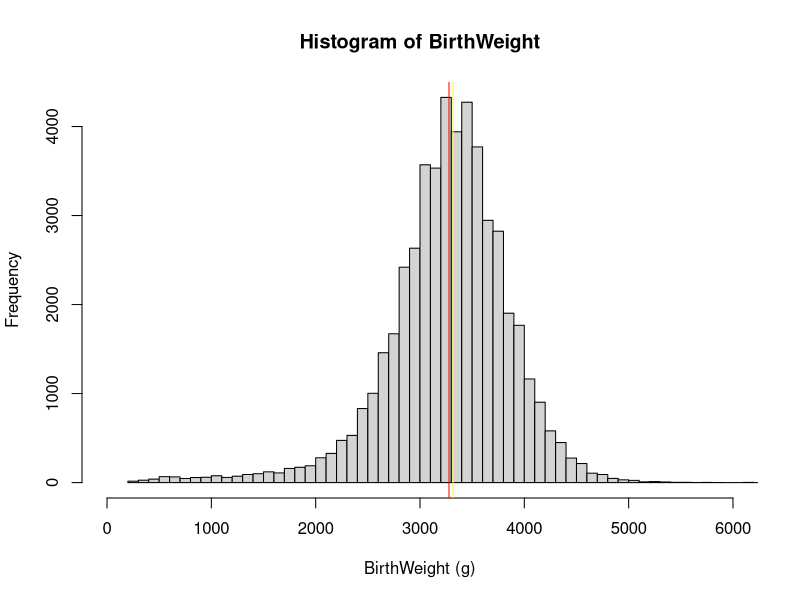
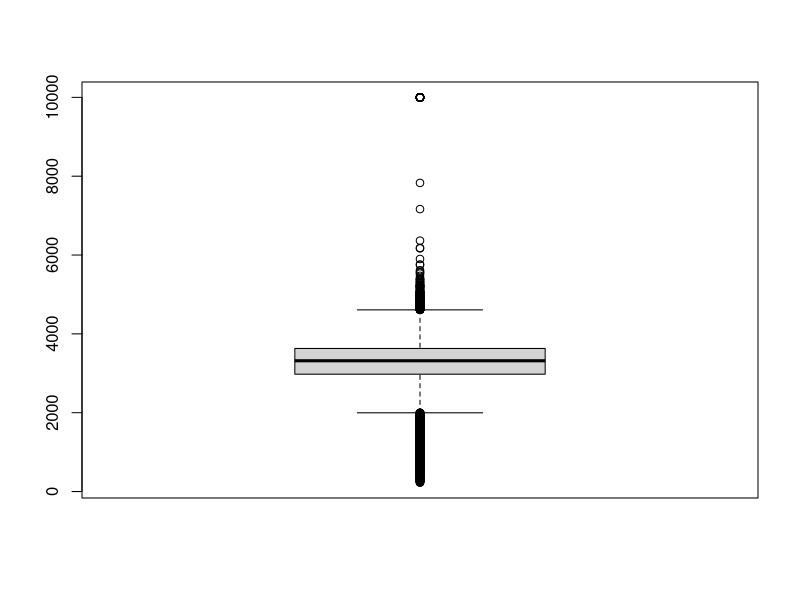

R code for these plots, in order:
## ---- chunk 1
birthData <- read.csv("birthdata.csv")
## ---- chunk 2
is(birthData)
## ---- chunk 3
head(birthData)
## ---- chunk 4
mean(birthData[,"grams"])
## ---- chunk 5
median(birthData[,"grams"])
## ---- chunk 6
range(birthData[,"grams"])
## ---- chunk 7
sd(birthData[,"grams"])
## ---- chunk 8
getSE <- function(birthData) {
  SD <- sd(birthData$"grams")
  size <- length(birthData$"grams")
  SE <- SD / sqrt(size)
  return(SE)
}
## ---- chunk 9
getSE(birthData)

## ---- chunk 10

hist(birthData$grams, breaks = 100, main = "Histogram of BirthWeight", xlim = c(0,6000), xlab = "BirthWeight (g)", ylab = "Frequency")

abline(v = mean(birthData$grams), col = "red")

abline(v = median(birthData$grams), col = "yellow")


## ---- chunk 11
boxplot(birthData$grams)

